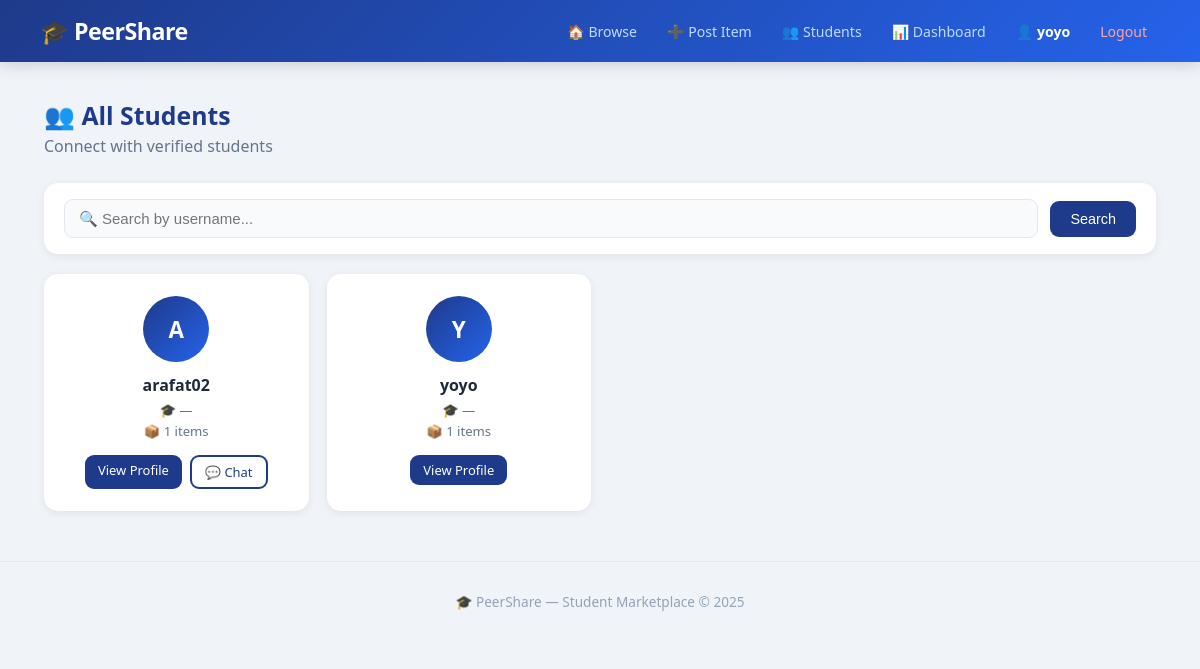
The page /user/all/ (signed in) on the database as committed earlier.
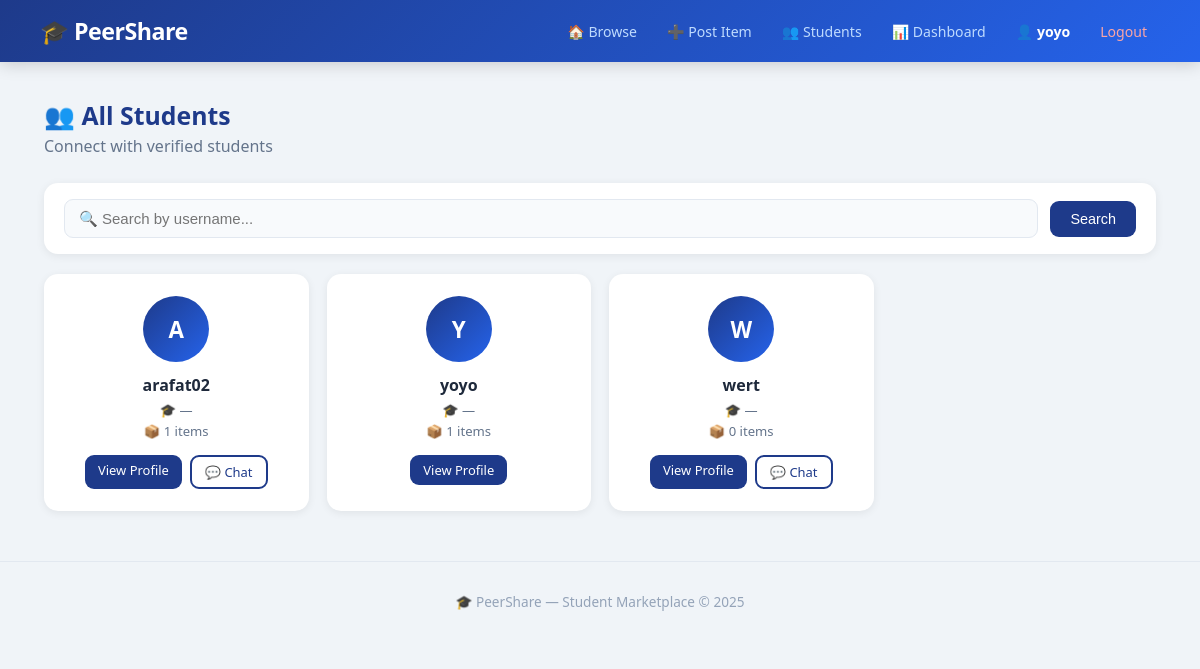
The same page on the database as committed later.
### user/models.py (models this page shows, shortened)
class Profile(models.Model):
    UNIVERSITY_CHOICES = [
        ('farmgate', 'University of Asia Pacific'),
        ('dhaka', 'University of Dhaka'),
        ('buet',  'BUET'),
        ('nsu',   'North South University'),
        ('bracu', 'BRAC University'),
        ('cuet',  'CUET'),
        ('ruet',  'RUET'),
        ('other', 'Other'),
    ]
    user        = models.OneToOneField(
                    settings.AUTH_USER_MODEL,
                    on_delete=models.CASCADE,
                    related_name='profile'
                  )
    bio         = models.TextField(blank=True, null=True)
    profile_pic = models.ImageField(
                    upload_to='profiles/',
                    blank=True, null=True
                  )
    university  = models.CharField(
                    max_length=100,
                    choices=UNIVERSITY_CHOICES,
                    blank=True
                  )
    phone       = models.CharField(max_length=20, blank=True)
    location    = models.CharField(max_length=100, blank=True)
    joined_at   = models.DateTimeField(auto_now_add=True)
    def get_total_items(self):
        return self.user.items.count()

### accounts/models.py (models this page shows, shortened)
class CustomUser(AbstractUser):
    university_email = models.EmailField(
        unique=True, blank=True, default=''
    )
    is_verified = models.BooleanField(default=False)

### user/views.py (the view)
# urls.py: path('all/',             views.all_users,     name='all_users'),
@login_required
def all_users(request):
    search   = request.GET.get('q', '')
    profiles = Profile.objects.select_related('user').all()
    if search:
        profiles = profiles.filter(
            user__username__icontains=search
        )
    return render(request, 'user/all_users.html', {
        'profiles': profiles,
        'search':   search,
    })

### templates/user/all_users.html (shortened to what this page needs)
{% extends 'base.html' %}
{% block content %}
<div class="page-head">
  <div>
    <h2>👥 All Students</h2>
    <p>Connect with verified students</p>
  </div>
</div>
<form method="GET" class="search-bar">
  <input type="text" name="q"
         value="{{ search }}"
         placeholder="🔍 Search by username...">
  <button type="submit" class="btn">Search</button>
</form>
<div class="user-grid">
  {% for profile in profiles %}
  <div class="user-card">
    {% if profile.profile_pic %}
      <img src="{{ profile.profile_pic.url }}"
           class="avatar-circle" alt="pic">
    {% else %}
      <div class="avatar-circle-placeholder">
        {{ profile.user.username|first|upper }}
      </div>
    {% endif %}
    <div class="user-card-info">
      <h4>{{ profile.user.username }}</h4>
      <p>🎓 {{ profile.get_university_display|default:"—" }}</p>
      <p>📦 {{ profile.get_total_items }} items</p>
    </div>
    <div class="user-card-btns">
      <a href="/user/{{ profile.user.username }}/"
         class="btn small">View Profile</a>
      {% if request.user.is_authenticated and request.user != profile.user %}
        <a href="/chat/{{ profile.user.pk }}/"
           class="btn small outline">💬 Chat</a>
      {% endif %}
    </div>
  </div>
  {% empty %}
    <p class="empty-msg">No students found.</p>
  {% endfor %}
</div>
{% endblock %}

Rows that differ between the two databases and show on the page:
added Profile: user.username|first "W", user.username "wert", university "—", get_total_items "0"
